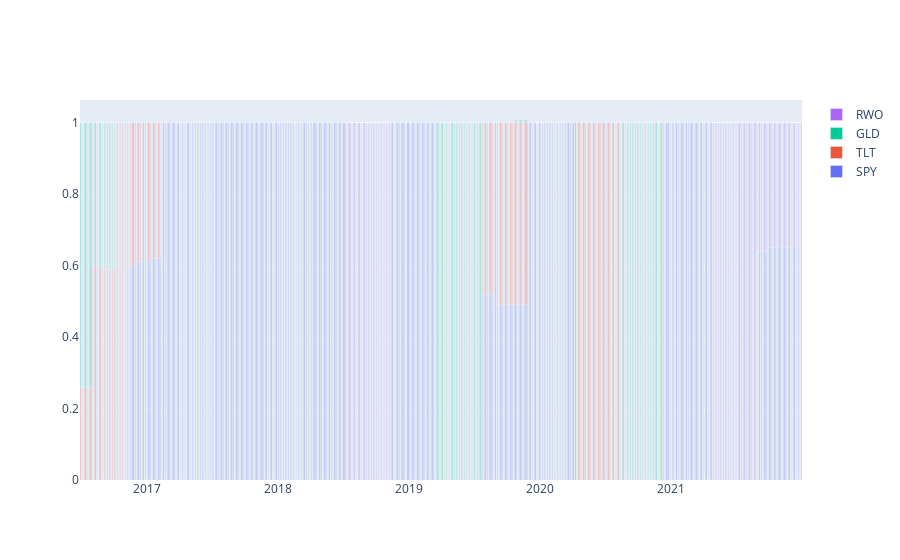

Notebook code cell kept with this figure:
### Code cell
plotAllocation(ah.dropna())

### Figure 1 — Plotly figure (JSON) as saved in the notebook; plotly's stock layout.template omitted (floating-point values rounded to 4 significant figures; data arrays with more than 128 entries replaced by an {"elided": "..."} marker saying what was removed)
{"data": [{"name": "SPY", "type": "bar", "x": {"elided": "1386 str values"}, "y": {"elided": "1386 float values"}}, {"name": "TLT", "type": "bar", "x": {"elided": "1386 str values"}, "y": {"elided": "1386 float values"}}, {"name": "GLD", "type": "bar", "x": {"elided": "1386 str values"}, "y": {"elided": "1386 float values"}}, {"name": "RWO", "type": "bar", "x": {"elided": "1386 str values"}, "y": {"elided": "1386 float values"}}], "layout": {"bargap": 0, "bargroupgap": 0, "barmode": "stack", "xaxis": {"categoryorder": "total descending"}}}
